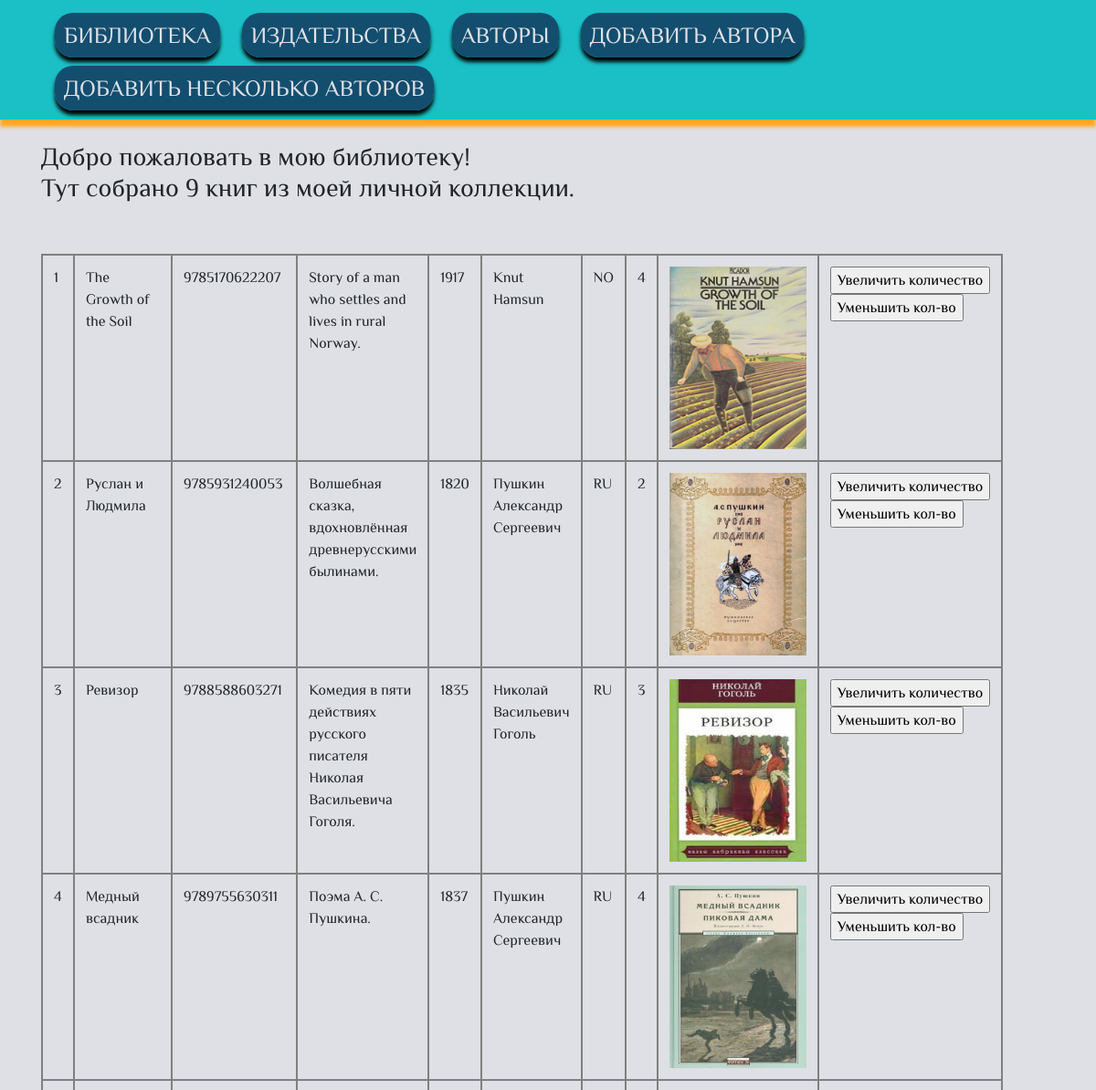
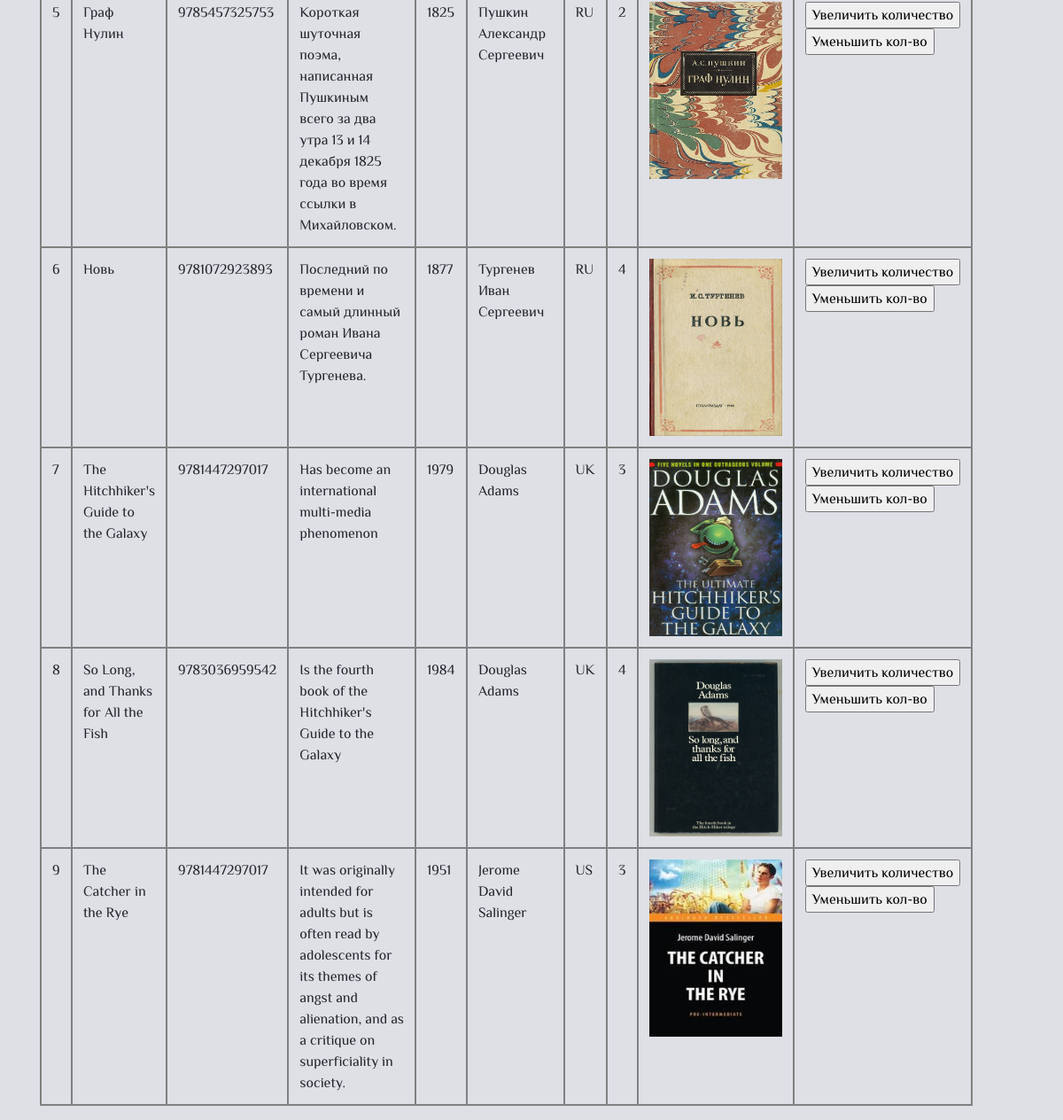
The page / on the database its author committed (2 pictures, top to bottom).
### p_library/models.py (models this page shows, shortened)
class Book(models.Model):
    ISBN = models.CharField(max_length=13)
    title = models.TextField()
    description = models.TextField()
    year_release = models.SmallIntegerField()
    author = models.ForeignKey(Author, on_delete=models.CASCADE)
    copy_count = models.SmallIntegerField(default=1)
    price = models.DecimalField(max_digits=8, decimal_places=2)
    image = models.ImageField(upload_to='covers', blank=True)
    full_count = models.BooleanField(default=True)
    publisher = models.ForeignKey('Publisher',
        on_delete=models.CASCADE,
        null=True,
        blank=True,
        related_name='books'
        )
    friends = models.ManyToManyField(Friend, blank=True)

class Author(models.Model):
    full_name = models.CharField(max_length=120)
    birth_year = models.SmallIntegerField()
    country = models.CharField(max_length=2)

### p_library/views.py (the view)
# urls.py: path('', views.index),
def index(request):
    template = loader.get_template('index.html')
    books = Book.objects.all()
    biblio_data = {
        "title": "мою библиотеку",
        "books": books,
    }
    return HttpResponse(template.render(biblio_data,request))

### p_library/templates/index.html (shortened to what this page needs)
{% extends "base.html"%}
{% load static %}
{% block content %}
    <br><h3>Добро пожаловать в {{title}}!<br>
    Тут собрано {{books|length}} книг из моей личной коллекции. </h3><br> <br>
    <table  class="table table-bordered table-hover">
        {% for book in books %}
            <tr>
                <td>{{ forloop.counter }}</td>
                <td>{{ book.title }}</td>
                <td>{{ book.ISBN }}</td>
                <td>{{ book.description }}</td>
                <td>{{ book.year_release }}</td>
                <td>{{ book.author.full_name}}</td>
                <td>{{ book.author.country }}</td>
                <td>{{ book.copy_count }}</td>
                <td>
                    {% if book.image %}
                        <img src="{{ book.image.url }}" height="200" width="150" alt="Cover">
                    {% endif %}
                </td>
                <td>
                    <form action="/index/book_increment/" method="post" enctype="multipart/form-data">
                        <input type="submit" value="Увеличить количество"/>
                    </form>
                    <form action="/index/book_decrement/" method="post" enctype="multipart/form-data">
                        <input type="submit" value="Уменьшить кол-во" />
                    </form>
                </td>
            </tr>
        {% endfor %}
    </table>
{% endblock %}

### p_library/templates/base.html (shortened to what this page needs)
{% load static %}
<!DOCTYPE html>
<html>
<head>
  <link rel="stylesheet" href="https://stackpath.bootstrapcdn.com/bootstrap/4.4.1/css/bootstrap.min.css">
  <link rel="stylesheet" href="{% static 'css/blog.css' %}">
</head>
<body>
    <header>
      <ul>
        <li><a href="/">Библиотека</a></li>
        <li><a href="/publishers/">Издательства</a></li>
        <li><a href="/p_library/authors">Авторы</a></li>
        <li><a href="/p_library/author/create">Добавить автора</a></li>
        <li><a href="/p_library/author_book/create_many">Добавить несколько авторов</a></li>
      </ul>
    </header>
  <div class="container">
    <div class="row">
      <div id="content" class="col-9">
        {% block content %}
        {% endblock %}
      </div>
    </div>
  </div>
</body>
</html>

### p_library/static/css/blog.css (style rules this page uses)
body { font-family: "Philosopher-Regular"; background-color: #dee0e6; }
header { display: flex; background-color: #1ac0c6; justify-content: center; align-content: center; box-shadow: 0 0.5em 4px #ffa822; }
li { display: inline-block; margin-left: 20px; margin-top: 20px; list-style-type: none; }
header>ul>li>a { color: #dee0e6; background-color: #134e6f; box-shadow: 0 0.2em 4px black; text-transform: uppercase; text-decoration: none; list-style-type: none; font-size: 25px; padding: 10px 10px 10px 10px; border-radius: 20px; }
table tr,td,th { border: 2px solid grey !important; }

### rows shown on the page
Book: title "The Growth of the Soil", ISBN "9785170622207", description "Story of a man who settles and lives in rural Norway.", year_release "1917", author.full_name "Knut Hamsun", author.country "NO", copy_count "4", image (picture)
Book: title "Руслан и Людмила", ISBN "9785931240053", description "Волшебная сказка, вдохновлённая древнерусскими былинами.", year_release "1820", author.full_name "Пушкин Александр Сергеевич", author.country "RU", copy_count "2", image (picture)
Book: title "Ревизор", ISBN "9788588603271", description "Комедия в пяти действиях русского писателя Николая Васильевича Гоголя.", year_release "1835", author.full_name "Николай Васильевич Гоголь", author.country "RU", copy_count "3", image (picture)
Book: title "Медный всадник", ISBN "9789755630311", description "Поэма А. С. Пушкина.", year_release "1837", author.full_name "Пушкин Александр Сергеевич", author.country "RU", copy_count "4", image (picture)
Book: title "Граф Нулин", ISBN "9785457325753", description "Короткая шуточная поэма, написанная Пушкиным всего за два утра 13 и 14 декабря 1825 года во время ссылки в Михайловском.", year_release "1825", author.full_name "Пушкин Александр Сергеевич", author.country "RU", copy_count "2", image (picture)
Book: title "Новь", ISBN "9781072923893", description "Последний по времени и самый длинный роман Ивана Сергеевича Тургенева.", year_release "1877", author.full_name "Тургенев Иван Сергеевич", author.country "RU", copy_count "4", image (picture)
Book: title "The Hitchhiker's Guide to the Galaxy", ISBN "9781447297017", description "Has become an international multi-media phenomenon", year_release "1979", author.full_name "Douglas Adams", author.country "UK", copy_count "3", image (picture)
Book: title "So Long, and Thanks for All the Fish", ISBN "9783036959542", description "Is the fourth book of the Hitchhiker's Guide to the Galaxy", year_release "1984", author.full_name "Douglas Adams", author.country "UK", copy_count "4", image (picture)
Book: title "The Catcher in the Rye", ISBN "9781447297017", description "It was originally intended for adults but is often read by adolescents for its themes of angst and alienation, and as a critique on superficiality in society.", year_release "1951", author.full_name "Jerome David Salinger", author.country "US", copy_count "3", image (picture)

### other values the page prints
{{ title }} "мою библиотеку"
{{ books|length }} "9"
